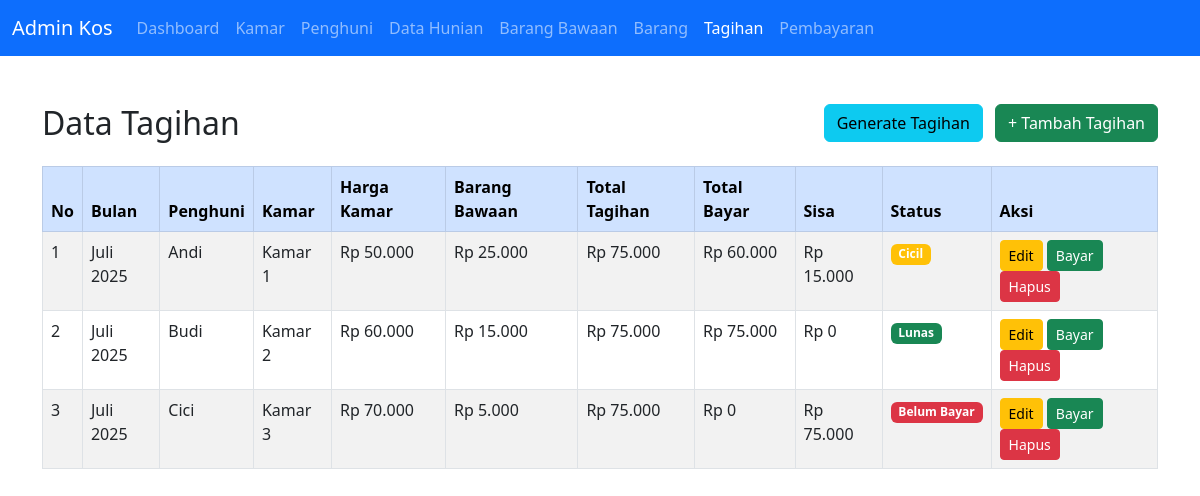
The app's page /admin/tagihan.php with its own data.
### tables this page shows
CREATE TABLE tb_tagihan (
    id INT AUTO_INCREMENT PRIMARY KEY,
    bulan VARCHAR(7),  
    id_kmr_penghuni INT,
    jml_tagihan INT,
    FOREIGN KEY (id_kmr_penghuni) REFERENCES tb_kmr_penghuni(id)
);

CREATE TABLE tb_penghuni (
    id INT AUTO_INCREMENT PRIMARY KEY,
    nama VARCHAR(100),
    no_ktp VARCHAR(30),
    no_hp VARCHAR(20),
    tgl_masuk DATE,
    tgl_keluar DATE
);

CREATE TABLE tb_kamar (
    id INT AUTO_INCREMENT PRIMARY KEY,
    nomor VARCHAR(10),
    harga INT
);

### inc/functions.php (called while the page is built, shortened)
<?php
function get_status_tagihan($conn, $id_tagihan) {
    $sql = "SELECT t.jml_tagihan, COALESCE(SUM(b.jml_bayar), 0) as total_bayar
            FROM tb_tagihan t
            LEFT JOIN tb_bayar b ON t.id = b.id_tagihan
            WHERE t.id = $id_tagihan
            GROUP BY t.id";
    $result = mysqli_query($conn, $sql);
    if (mysqli_num_rows($result) > 0) {
        $row = mysqli_fetch_assoc($result);
        $total_bayar = $row['total_bayar'];
        $jml_tagihan = $row['jml_tagihan'];
        if ($total_bayar >= $jml_tagihan) {
            return ['status' => 'Lunas', 'class' => 'success', 'sisa' => 0];
        } elseif ($total_bayar > 0) {
            return ['status' => 'Cicil', 'class' => 'warning', 'sisa' => $jml_tagihan - $total_bayar];
        } else {
            return ['status' => 'Belum Bayar', 'class' => 'danger', 'sisa' => $jml_tagihan];
        }
    }
    return ['status' => 'Tidak Diketahui', 'class' => 'secondary', 'sisa' => 0];
}
function format_bulan($bulan) {
    $bulan_array = [
        '01' => 'Januari', '02' => 'Februari', '03' => 'Maret', '04' => 'April',
        '05' => 'Mei', '06' => 'Juni', '07' => 'Juli', '08' => 'Agustus',
        '09' => 'September', '10' => 'Oktober', '11' => 'November', '12' => 'Desember'
    ];
    $pecah = explode('-', $bulan);
    if (count($pecah) == 2) {
        return $bulan_array[$pecah[1]] . ' ' . $pecah[0];
    }
    return $bulan;
}

### admin/tagihan.php (the view, shortened to what this page needs)
<?php
include '../inc/db.php';
include '../inc/functions.php';
?>
<!DOCTYPE html>
<html>
<head>
    <link href="https://cdn.jsdelivr.net/npm/bootstrap@5.3.0/dist/css/bootstrap.min.css" rel="stylesheet">
</head>
<body>
    <nav class="navbar navbar-expand-lg navbar-dark bg-primary">
        <div class="container-fluid">
            <a class="navbar-brand" href="dashboard.php">Admin Kos</a>
            <div class="collapse navbar-collapse" id="navbarNav">
                <ul class="navbar-nav">
                    <li class="nav-item"><a class="nav-link" href="dashboard.php">Dashboard</a></li>
                    <li class="nav-item"><a class="nav-link" href="kamar.php">Kamar</a></li>
                    <li class="nav-item"><a class="nav-link" href="penghuni.php">Penghuni</a></li>
                    <li class="nav-item"><a class="nav-link" href="kmr_penghuni.php">Data Hunian</a></li>
                    <li class="nav-item"><a class="nav-link" href="brng_bawaan.php">Barang Bawaan</a></li>
                    <li class="nav-item"><a class="nav-link" href="barang.php">Barang</a></li>
                    <li class="nav-item"><a class="nav-link active" href="tagihan.php">Tagihan</a></li>
                    <li class="nav-item"><a class="nav-link" href="bayar.php">Pembayaran</a></li>
                </ul>
            </div>
        </div>
    </nav>
    <div class="container py-5">
        <div class="d-flex justify-content-between align-items-center mb-4">
            <h2 class="mb-0">Data Tagihan</h2>
            <div>
                <a href="generate_tagihan.php" class="btn btn-info me-2">Generate Tagihan</a>
                <a href="tagihan_tambah.php" class="btn btn-success">+ Tambah Tagihan</a>
            </div>
        </div>
        <table class="table table-bordered table-striped">
            <thead class="table-primary">
                <tr>
                    <th>No</th>
                    <th>Bulan</th>
                    <th>Penghuni</th>
                    <th>Kamar</th>
                    <th>Harga Kamar</th>
                    <th>Barang Bawaan</th>
                    <th>Total Tagihan</th>
                    <th>Total Bayar</th>
                    <th>Sisa</th>
                    <th>Status</th>
                    <th>Aksi</th>
                </tr>
            </thead>
            <tbody>
                <?php
                $sql = "SELECT t.*,
                               kp.id_kamar, kp.id_penghuni,
                               p.nama as nama_penghuni,
                               km.nomor as nomor_kamar,
                               km.harga as harga_kamar,
                               COALESCE(SUM(b.jml_bayar), 0) as total_bayar,
                               COALESCE(SUM(bb_barang.harga), 0) as total_barang
                        FROM tb_tagihan t
                        JOIN tb_kmr_penghuni kp ON t.id_kmr_penghuni = kp.id
                        JOIN tb_penghuni p ON kp.id_penghuni = p.id
                        JOIN tb_kamar km ON kp.id_kamar = km.id
                        LEFT JOIN tb_bayar b ON t.id = b.id_tagihan
                        LEFT JOIN tb_brng_bawaan bb ON p.id = bb.id_penghuni
                        LEFT JOIN tb_barang bb_barang ON bb.id_barang = bb_barang.id
                        GROUP BY t.id
                        ORDER BY t.bulan DESC, p.nama ASC";
                $result = mysqli_query($conn, $sql);
                if (mysqli_num_rows($result) > 0) {
                    $no = 1;
                    while ($row = mysqli_fetch_assoc($result)) {
                        $status_info = get_status_tagihan($conn, $row['id']);
                        echo '<tr>';
                        echo '<td>' . $no++ . '</td>';
                        echo '<td>' . format_bulan($row['bulan']) . '</td>';
                        echo '<td>' . htmlspecialchars($row['nama_penghuni']) . '</td>';
                        echo '<td>Kamar ' . htmlspecialchars($row['nomor_kamar']) . '</td>';
                        echo '<td>Rp ' . number_format($row['harga_kamar'], 0, ',', '.') . '</td>';
                        echo '<td>Rp ' . number_format($row['total_barang'], 0, ',', '.') . '</td>';
                        echo '<td>Rp ' . number_format($row['jml_tagihan'], 0, ',', '.') . '</td>';
                        echo '<td>Rp ' . number_format($row['total_bayar'], 0, ',', '.') . '</td>';
                        echo '<td>Rp ' . number_format($row['jml_tagihan'] - $row['total_bayar'], 0, ',', '.') . '</td>';
                        echo '<td><span class="badge bg-' . $status_info['class'] . '">' . $status_info['status'] . '</span></td>';
                        echo '<td>';
                        echo '<a href="tagihan_edit.php?id=' . $row['id'] . '" class="btn btn-sm btn-warning">Edit</a> ';
                        echo '<a href="bayar_tambah.php?tagihan=' . $row['id'] . '" class="btn btn-sm btn-success">Bayar</a> ';
                        echo '<a href="?hapus=' . $row['id'] . '" class="btn btn-sm btn-danger" onclick="return confirmHapus(\'' . format_bulan($row['bulan']) . '\', \'' . htmlspecialchars($row['nama_penghuni']) . '\')">Hapus</a>';
                        echo '</td>';
                        echo '</tr>';
                    }
                } else {
                    echo '<tr><td colspan="11" class="text-center">Belum ada data tagihan.</td></tr>';
                }
                ?>
            </tbody>
        </table>
    </div>
</body>
</html>

### records on screen
tb_tagihan: bulan "Juli 2025", tb_penghuni.nama "Andi", tb_kamar.nomor "1", tb_kamar.harga "50.000", total_barang "25.000", jml_tagihan "75.000", total_bayar "60.000", total_bayar "15.000", status "Cicil"
tb_tagihan: bulan "Juli 2025", tb_penghuni.nama "Budi", tb_kamar.nomor "2", tb_kamar.harga "60.000", total_barang "15.000", jml_tagihan "75.000", total_bayar "75.000", total_bayar "0", status "Lunas"
tb_tagihan: bulan "Juli 2025", tb_penghuni.nama "Cici", tb_kamar.nomor "3", tb_kamar.harga "70.000", total_barang "5.000", jml_tagihan "75.000", total_bayar "0", total_bayar "75.000", id+jml_tagihan "Belum Bayar"
